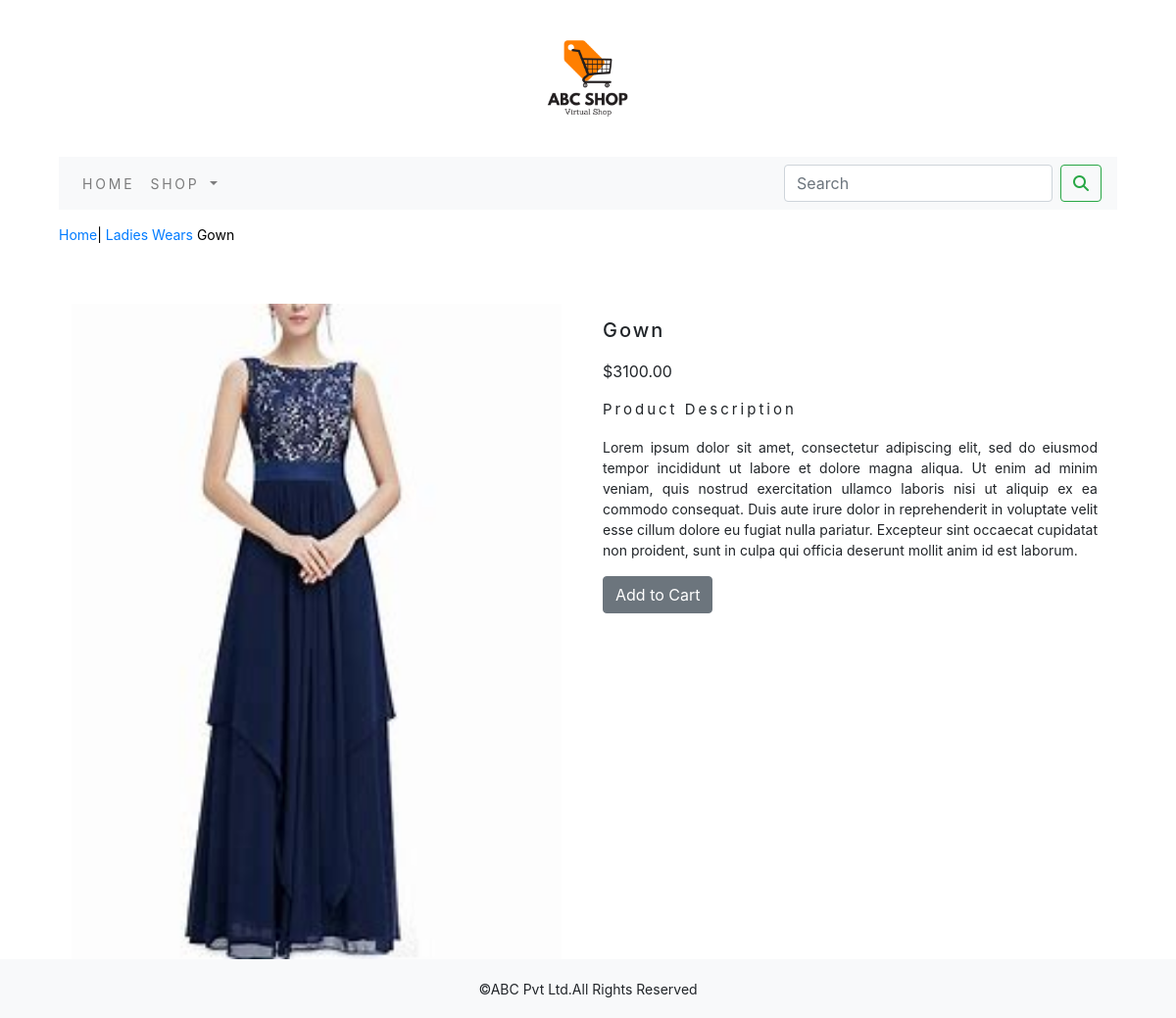
Screenshot of /ladies-wears/gown/ with the database file from the repository.
### shop/models.py (models this page shows, shortened)
class Product(models.Model):
    name = models.CharField(max_length=250, unique=True)
    slug = models.SlugField(max_length=250, unique=True)
    description = models.TextField(blank=True)
    price = models.DecimalField(max_digits=10, decimal_places=2)
    category = models.ForeignKey(Category, on_delete=models.CASCADE)
    image = models.ImageField(upload_to='products', blank=True)
    stock = models.IntegerField()
    available = models.BooleanField(default=True)
    created = models.DateTimeField(auto_now_add=True)
    updated = models.DateTimeField(auto_now=True)
    class Meta:
        ordering = ('name',)
        verbose_name = 'product'
        verbose_name_plural = 'products'

class Category(models.Model):
    name = models.CharField(max_length=250, unique=True)
    slug = models.SlugField(max_length=250, unique=True)
    description = models.TextField(blank=True)
    image = models.ImageField(upload_to='category', blank=True)
    class Meta:
        ordering = ('name',)
        verbose_name = 'category'
        verbose_name_plural = 'categories'
    def get_url(self):
        return reverse('shop:products_by_category',args=[self.slug])
    def __str__(self):
        return '{}'.format(self.name)

### shop/views.py (the view)
# urls.py: path('<slug:c_slug>/<slug:product_slug>/',views.proDetail,name='prodCatDetail')
def proDetail(request, c_slug, product_slug):
    try:
        product = Product.objects.get(category__slug=c_slug, slug=product_slug)
    except Exception as e:
        raise e
    return render(request, 'product.html', {'product': product})

### cart/context_processors.py (called while the page is built)
def counter(request):
    item_count=0
    if 'admin' in request.path:
        return {}
    else:
        try:
            cart=Cart.objects.filter(cart_id=_cart_Id(request))
            cart_items=CartItem.objects.all().filter(cart=cart[:1])
            for cart_item in cart_items:
                item_count +=cart_item.quantity
        except Cart.DoesNotExist:
            item_count= 0
    return dict(item_count=item_count)

### cart/views.py (called while the page is built)
def _cart_Id(request):
    cart = request.session.session_key
    if not cart:
        cart = request.session.create()
    return cart

### shop/context_processors.py (called while the page is built)
def menu_links(requests):
    links=Category.objects.all()
    return dict(links=links)

### templates/product.html (shortened to what this page needs)
{% extends 'base.html'%}
{% load static %}
{% block content %}
<div class="container">
    <div class="my_prod_row_class">
        <div class="mx_auto">
            <p class="link_capital"><a href="{% url 'shop:allProdCat' %}">Home</a>|<a href="{{ product.category.get_url }}"> {{ product.category}}</a> {{ product.name }}</p>
        </div>
    </div>
</div>
<div class="container">
    <br>
    <div class="row">
        <div class="col-12 col-sm-12 col-md-12 col-lg-6 text-center">
            <div style="min-width:18rem;">
                <img src="{% if product.image %}{{ product.image.url }}{% else %}#{% endif %}" alt="{{ product.name }}" width=500px>
            </div>
        </div>
        <div class="col-12 col-sm-12 col-md-12 col-lg-6">
            <div>
                <h5 class="my_prod_title">{{ product.name }}</h5>
                <p>${{ product.price }}</p>
                <p class="my_title">Product Description</p>
                <p class="text-justify my_prod_text">{{ product.description }}</p>
                {% if product.stock <= 0 %}
                <p class="text-justify my_prod_text"><b>Outof Stock</b></p>
                {% else %}
                <a class="btn btn-secondary" href="{% url 'cart:add_cart' product.id %}">Add to Cart</a>
                {% endif %}
            </div>
        </div>
    </div>
</div>
{% endblock %}

### static/css/custome.css (style rules this page uses)
body { font-family: 'Roboto', sans-serif; }
.my_title { font-size:15px; letter-spacing:.2em; }
.link_capital { text-transform:capitalize; }
.my_prod_row_class { padding-top:15px; padding-bottom:20px; }
.my_prod_row_class .mx_auto { color:#000; font-size:14px; text-decoration:none; }
.my_prod_title { padding-top:15px; padding-bottom:10px; letter-spacing:.1em; text-transform:capitalize; }
.my_prod_text { padding-right:20px; font-size:14px; }

### rows the page displays
Product: category "Ladies Wears", name "Gown", image (picture), price "3100.00", description "Lorem ipsum dolor sit amet, consectetur adipiscing elit, sed do eiusmod tempor incididunt ut labore et dolore magna aliqua. Ut enim ad minim veniam, quis nostrud exercitation ullamco laboris nisi ut aliquip ex ea commodo consequat. Duis aute irure dolor in reprehenderit in voluptate velit esse cillum dolore eu fugiat nulla pariatur. Excepteur sint occaecat cupidatat non proident, sunt in culpa qui officia deserunt mollit anim id est laborum."
